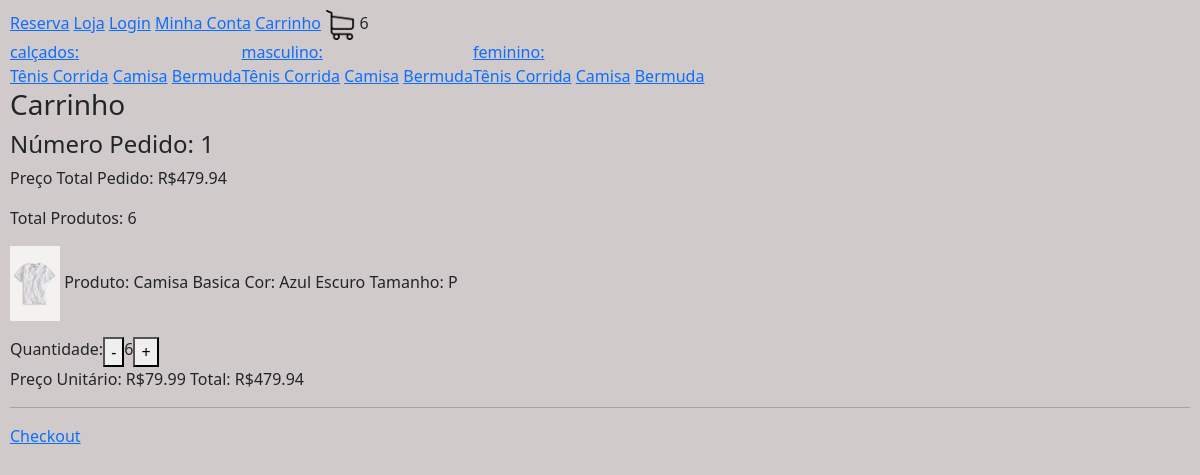
Before: /carrinho/ (signed in) with the older database file.
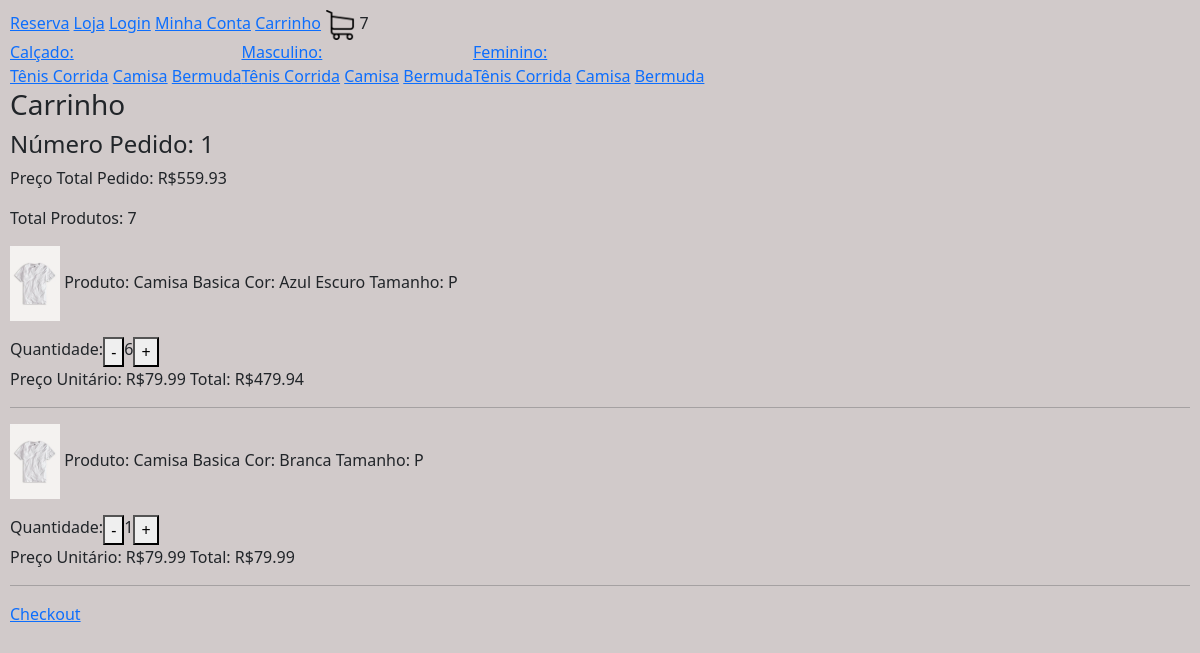
After: the same page with the newer database file.
### loja/models.py (models this page shows, shortened)
class Categoria(models.Model):
   nome = models.CharField(max_length=200, null=True, blank=True)
   slug = models.CharField(max_length=200, null=True, blank=True)

class Tipo(models.Model):
   nome = models.CharField(max_length=200, null=True, blank=True)
   slug = models.CharField(max_length=200, null=True, blank=True)

class Pedido(models.Model):
     cliente =  models.ForeignKey(Cliente, null=True, blank=True, on_delete=models.SET_NULL)
     finalizado =  models.BooleanField(default=False)
     codigo_transacao =  models.CharField(max_length=200, null=True, blank=True)
     endereco = models.ForeignKey(Endereco, null=True, blank=True, on_delete=models.SET_NULL)
     data_finalizacao = models.DateField(null=True, blank=True)
     @property
     def quantidade_total(self):
         itens_pedido = ItensPedido.objects.filter(pedido__id=self.id)
         quantidade = sum([item.quantidade for item in itens_pedido])
         return quantidade
     @property
     def preco_total(self):
         itens_pedido = ItensPedido.objects.filter(pedido__id=self.id)
         preco = sum([item.preco_total for item in itens_pedido])
         return preco

class ItensPedido(models.Model):
    item_estoque = models.ForeignKey(ItemEstoque, null=True, blank=True, on_delete=models.SET_NULL)
    quantidade = models.IntegerField(default=0)
    pedido = models.ForeignKey(Pedido, null=True, blank=True, on_delete=models.SET_NULL)
    @property #serve para acessar uma funcao da class sem ()
    def preco_total(self):
        return self.quantidade * self.item_estoque.produto.preco

class ItemEstoque(models.Model):
    produto = models.ForeignKey(Produto, null=True, blank=True, on_delete=models.SET_NULL)
    cor =  models.ForeignKey(Cor, null=True, blank=True, on_delete=models.SET_NULL)
    tamanho =  models.CharField(max_length=200, null=True, blank=True)
    quantidade = models.IntegerField(default=0)

class Produto(models.Model):
    imagem = models.ImageField(null=True, blank=True)
    nome = models.CharField(max_length=200, null=True, blank=True)
    preco = models.DecimalField(max_digits=10, decimal_places=2)
    ativo = models.BooleanField(default=True)
    categoria = models.ForeignKey(Categoria, null=True, blank=True, on_delete=models.SET_NULL)
    tipo = models.ForeignKey(Tipo, null=True, blank=True, on_delete=models.SET_NULL)

class Cor(models.Model):
    nome = models.CharField(max_length=200, null=True, blank=True)
    codigo = models.CharField(max_length=200, null=True, blank=True)

### loja/views.py (the view, shortened to what this page needs)
# urls.py: path('carrinho/', carrinho, name="carrinho") ,
def carrinho(request):
  if request.user.is_authenticated:  # Verifica se o usuário está autenticado
    cliente = request.user.cliente
  pedido, criado = Pedido.objects.get_or_create(cliente=cliente, finalizado=False)
  itens_pedido = ItensPedido.objects.filter(pedido=pedido)
  for item in itens_pedido:
    print(item.preco_total)
  context = {"itens_pedido": itens_pedido, "pedido": pedido, "cliente_existente": True}
  return render(request, 'carrinho.html', context)

### loja/novos_context.py (called while the page is built)
def carrinho(request):
  quantidade_produtos_carrinho = 0
  if request.user.is_authenticated:
    cliente = request.user.cliente
  else: #se cliente nao estiver logado
     if request.COOKIES.get("id_sessao"):
        id_sessao = request.COOKIES.get("id_sessao")
        cliente, criado = Cliente.objects.get_or_create(id_sessao=id_sessao)
     else: #caso não tenha o id_sessao associado a ele
        return {"quantidade_produtos_carrinho": quantidade_produtos_carrinho}
  pedido, criado = Pedido.objects.get_or_create(cliente=cliente, finalizado=False)
  itens_pedido = ItensPedido.objects.filter(pedido=pedido)
  for item in itens_pedido:
    quantidade_produtos_carrinho += item.quantidade
  return {"quantidade_produtos_carrinho": quantidade_produtos_carrinho}

def categorias_tipos(request):
   categorias = Categoria.objects.all()
   tipos = Tipo.objects.all()
   return {"categorias": categorias, "tipos": tipos}

### loja/templates/carrinho.html (shortened to what this page needs)
{% extends 'base.html' %}
{% load static %}
{% block body %}
<h3>Carrinho</h3>
{% if cliente_existente %}
    <h4>Número Pedido: {{ pedido.id }}</h4>
    <p>Preço Total Pedido: R${{ pedido.preco_total }}</p>
    <p>Total Produtos: {{ pedido.quantidade_total }}</p>
    {% for item in itens_pedido %}
    <p>
      <img src="{{ item.item_estoque.produto.imagem.url }}" alt="imagem" width="50">
      Produto: {{ item.item_estoque.produto.nome }}
      Cor: {{ item.item_estoque.cor.nome }}
      Tamanho: {{ item.item_estoque.tamanho }}
    <div style="display: flex">
      Quantidade:
      <form method="post" action="{% url 'remover_carrinho' item.item_estoque.produto.id %}">
        <button type="submit">-</button>
      </form>
      {{ item.quantidade }}
      <form method="post" action="{% url 'adicionar_carrinho' item.item_estoque.produto.id %}">
        <button type="submit">+</button>
      </form>
    </div>
    Preço Unitário: R${{ item.item_estoque.produto.preco }}
    Total: R${{ item.preco_total }}
    </p>
    <hr>
    {% endfor %}
    <a href="{% url 'checkout' %}">Checkout</a>
{% else %}
    <h3>Seu carrinho esta vazio </h3>
    <a href="{% url 'loja' %}">Visite nossa loja</a>
{% endif %}
{% endblock %}

### loja/templates/base.html (shortened to what this page needs)
{% load static %}
<!DOCTYPE html>
<html lang="pt-br">
  <head>
    <link rel="stylesheet" type="text/css" href="{% static 'css/main.css' %}" />
    <link
      href="https://cdn.jsdelivr.net/npm/bootstrap@5.2.3/dist/css/bootstrap.min.css"
      rel="stylesheet"
    />
    <link
      rel="stylesheet"
      href="https://cdnjs.cloudflare.com/ajax/libs/font-awesome/6.6.0/css/all.min.css"
    />
  </head>
  <body style="background-color: rgb(209, 202, 202); margin: 10px;">
    {% include 'navbar.html' %}
    {% block body %}
    {% endblock %}
  </body>
</html>

### loja/templates/navbar.html
{% load static %}
<nav>
  <a href="{% url 'homepage' %}">Reserva</a>
  <a href=" {% url 'loja' %}">Loja</a>
  <a href="{% url 'login' %}">Login</a>
  <a href="{% url 'minha_conta' %}">Minha Conta</a>
  <a href="{% url 'carrinho' %}">Carrinho</a>
  <img src="{% static 'images/carrinho.png' %}" alt="carrinho" width="30" />
  {{ quantidade_produtos_carrinho }}
  <div style="display: flex;">
      {% for categoria in categorias %}
      <div>
         <a href="{% url 'loja' %}{{ categoria.slug }}">{{ categoria.nome }}:</a><br>
         {% for tipo in tipos %}
           <a href="{% url 'loja' %}{{ categoria.slug }}-{{ tipo.slug }}">{{ tipo.nome }}</a>
         {% endfor %}
    </div>
    {% endfor %}
  </div>
</nav>

### static/css/main.css (style rules this page uses)
body { background-color: rgb(168, 163, 160); }

Changed rows visible on the page:
changed Categoria: nome "calçados" → "Calçado"
changed Categoria: nome "masculino" → "Masculino"
changed Categoria: nome "feminino" → "Feminino"
computed for Pedido id 1: preco_total "479.94" → "559.93"; quantidade_total "6" → "7"
added ItensPedido: item_estoque.produto.imagem (picture), item_estoque.produto.nome "Camisa Basica", item_estoque.cor.nome "Branca", item_estoque.tamanho "P", quantidade "1", item_estoque.produto.preco "79.99", preco_total "79.99"
Other visible differences:
{{ quantidade_produtos_carrinho }}: "6" → "7"
